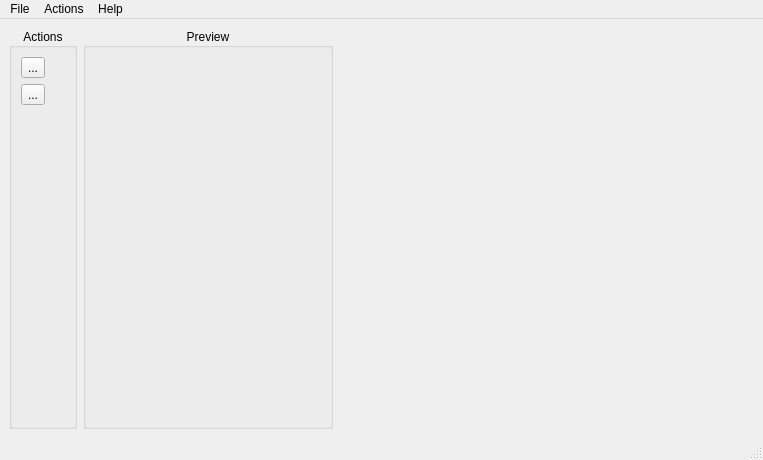
<?xml version="1.0" encoding="UTF-8"?>
<ui version="4.0">
 <author>Konstantin &quot;konst&quot; Kucher</author>
 <class>UserForm</class>
 <widget class="QMainWindow" name="UserForm">
  <property name="geometry">
   <rect>
    <x>0</x>
    <y>0</y>
    <width>763</width>
    <height>460</height>
   </rect>
  </property>
  <property name="windowTitle">
   <string>QSigillum</string>
  </property>
  <property name="windowIcon">
   <iconset resource="../res/qsigillum.qrc">
    <normaloff>:/icon.ico</normaloff>:/icon.ico</iconset>
  </property>
  <property name="iconSize">
   <size>
    <width>16</width>
    <height>16</height>
   </size>
  </property>
  <property name="documentMode">
   <bool>false</bool>
  </property>
  <widget class="QWidget" name="centralwidget">
   <layout class="QHBoxLayout" name="horizontalLayout">
    <item>
     <widget class="QGroupBox" name="groupBox">
      <property name="title">
       <string>Actions</string>
      </property>
      <property name="alignment">
       <set>Qt::AlignCenter</set>
      </property>
      <layout class="QVBoxLayout" name="verticalLayout">
       <item>
        <widget class="QToolButton" name="tbSaveResultsAs">
         <property name="toolTip">
          <string>Save results</string>
         </property>
         <property name="text">
          <string>...</string>
         </property>
         <property name="icon">
          <iconset resource="../res/qsigillum.qrc">
           <normaloff>:/document-save-as.png</normaloff>:/document-save-as.png</iconset>
         </property>
         <property name="iconSize">
          <size>
           <width>48</width>
           <height>48</height>
          </size>
         </property>
         <property name="shortcut">
          <string>Ctrl+S</string>
         </property>
        </widget>
       </item>
       <item>
        <widget class="QToolButton" name="tbQuit">
         <property name="toolTip">
          <string>Quit</string>
         </property>
         <property name="text">
          <string>...</string>
         </property>
         <property name="icon">
          <iconset resource="../res/qsigillum.qrc">
           <normaloff>:/application-exit.png</normaloff>:/application-exit.png</iconset>
         </property>
         <property name="iconSize">
          <size>
           <width>48</width>
           <height>48</height>
          </size>
         </property>
         <property name="shortcut">
          <string>Ctrl+Q</string>
         </property>
        </widget>
       </item>
       <item>
        <spacer name="verticalSpacer">
         <property name="orientation">
          <enum>Qt::Vertical</enum>
         </property>
         <property name="sizeHint" stdset="0">
          <size>
           <width>20</width>
           <height>40</height>
          </size>
         </property>
        </spacer>
       </item>
      </layout>
     </widget>
    </item>
    <item>
     <widget class="QGroupBox" name="groupBox_2">
      <property name="minimumSize">
       <size>
        <width>250</width>
        <height>0</height>
       </size>
      </property>
      <property name="title">
       <string>Preview</string>
      </property>
      <property name="alignment">
       <set>Qt::AlignCenter</set>
      </property>
      <layout class="QVBoxLayout" name="verticalLayout_2">
       <item>
        <widget class="QLabel" name="lbPreview">
         <property name="text">
          <string/>
         </property>
         <property name="scaledContents">
          <bool>false</bool>
         </property>
         <property name="alignment">
          <set>Qt::AlignHCenter|Qt::AlignTop</set>
         </property>
        </widget>
       </item>
      </layout>
     </widget>
    </item>
    <item>
     <widget class="QScrollArea" name="scrollArea">
      <property name="frameShape">
       <enum>QFrame::NoFrame</enum>
      </property>
      <property name="widgetResizable">
       <bool>true</bool>
      </property>
      <widget class="QWidget" name="scrollAreaWidgetContents">
       <property name="geometry">
        <rect>
         <x>0</x>
         <y>0</y>
         <width>421</width>
         <height>409</height>
        </rect>
       </property>
      </widget>
     </widget>
    </item>
   </layout>
  </widget>
  <widget class="QMenuBar" name="menubar">
   <property name="geometry">
    <rect>
     <x>0</x>
     <y>0</y>
     <width>763</width>
     <height>22</height>
    </rect>
   </property>
   <widget class="QMenu" name="menuFile">
    <property name="title">
     <string>File</string>
    </property>
    <addaction name="actionPreferences"/>
    <addaction name="separator"/>
    <addaction name="actionQuit"/>
   </widget>
   <widget class="QMenu" name="menuActions">
    <property name="title">
     <string>Actions</string>
    </property>
    <addaction name="actionPreprocessing"/>
    <addaction name="actionSegmentation"/>
    <addaction name="actionRecognition"/>
   </widget>
   <widget class="QMenu" name="menuHelp">
    <property name="title">
     <string>Help</string>
    </property>
    <addaction name="actionHelp"/>
    <addaction name="separator"/>
    <addaction name="actionAboutApplication"/>
    <addaction name="actionAboutQt"/>
   </widget>
   <addaction name="menuFile"/>
   <addaction name="menuActions"/>
   <addaction name="menuHelp"/>
  </widget>
  <widget class="QStatusBar" name="statusbar"/>
  <action name="actionQuit">
   <property name="icon">
    <iconset resource="../res/qsigillum.qrc">
     <normaloff>:/application-exit.png</normaloff>:/application-exit.png</iconset>
   </property>
   <property name="text">
    <string>Quit</string>
   </property>
  </action>
  <action name="actionPreferences">
   <property name="icon">
    <iconset resource="../res/qsigillum.qrc">
     <normaloff>:/configure.png</normaloff>:/configure.png</iconset>
   </property>
   <property name="text">
    <string>Preferences</string>
   </property>
  </action>
  <action name="actionHelp">
   <property name="icon">
    <iconset resource="../res/qsigillum.qrc">
     <normaloff>:/help-contents.png</normaloff>:/help-contents.png</iconset>
   </property>
   <property name="text">
    <string>Help</string>
   </property>
   <property name="shortcut">
    <string>F1</string>
   </property>
  </action>
  <action name="actionAboutApplication">
   <property name="icon">
    <iconset resource="../res/qsigillum.qrc">
     <normaloff>:/icon.ico</normaloff>:/icon.ico</iconset>
   </property>
   <property name="text">
    <string>About application</string>
   </property>
   <property name="toolTip">
    <string>About application</string>
   </property>
  </action>
  <action name="actionAboutQt">
   <property name="icon">
    <iconset resource="../res/qsigillum.qrc">
     <normaloff>:/Nokia-QtCreator.png</normaloff>:/Nokia-QtCreator.png</iconset>
   </property>
   <property name="text">
    <string>About Qt</string>
   </property>
  </action>
  <action name="actionPreprocessing">
   <property name="icon">
    <iconset resource="../res/qsigillum.qrc">
     <normaloff>:/transform-scale.png</normaloff>:/transform-scale.png</iconset>
   </property>
   <property name="text">
    <string>Preprocessing</string>
   </property>
  </action>
  <action name="actionSegmentation">
   <property name="icon">
    <iconset resource="../res/qsigillum.qrc">
     <normaloff>:/select-rectangular.png</normaloff>:/select-rectangular.png</iconset>
   </property>
   <property name="text">
    <string>Segmentation</string>
   </property>
  </action>
  <action name="actionRecognition">
   <property name="icon">
    <iconset resource="../res/qsigillum.qrc">
     <normaloff>:/draw-text.png</normaloff>:/draw-text.png</iconset>
   </property>
   <property name="text">
    <string>Recognition</string>
   </property>
  </action>
 </widget>
 <resources>
  <include location="../res/qsigillum.qrc"/>
 </resources>
 <connections>
  <connection>
   <sender>tbQuit</sender>
   <signal>clicked()</signal>
   <receiver>UserForm</receiver>
   <slot>close()</slot>
   <hints>
    <hint type="sourcelabel">
     <x>41</x>
     <y>148</y>
    </hint>
    <hint type="destinationlabel">
     <x>381</x>
     <y>229</y>
    </hint>
   </hints>
  </connection>
 </connections>
</ui>
